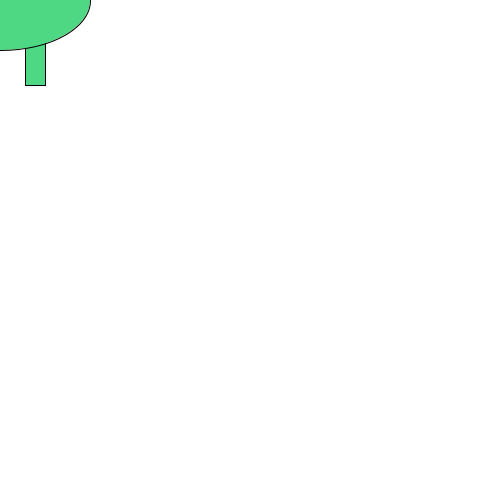
Frame 1 (no input)
Frame 60 (the mouse pressed at the canvas centre just before this capture): identical to frame 1, image omitted
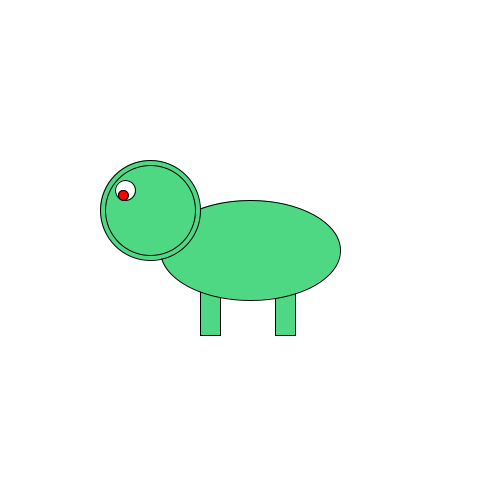
Frame 120 (the mouse held since frame 60 and released just before this capture)

The Processing sketch that drew these frames (run headless with seeded random() and noise(); from frame 60 on, the mouse is pressed at the canvas centre):

// Processing sketch: processing_123035
// ── processing_123035.pde

void setup() {

  size(500, 500);
}


void draw() {
  background(255, 255, 255);
  
  stroke(0);
  fill(79, 216, 132);
  rect(mouseX-50, mouseY+35, 20, 50);

  stroke(0);
  fill(79, 216, 132);
  rect(mouseX+25, mouseY+35, 20, 50);

  stroke(0);
  fill(79, 216, 132);
  ellipseMode(CENTER);
  ellipse(mouseX, mouseY, 180, 100);

  stroke(0);
  fill(79, 216, 132);
  ellipseMode(CENTER);
  ellipse(mouseX-100, mouseY-40, 100, 100);

  stroke(0);
  fill(79, 216, 132);
  ellipseMode(CENTER);
  ellipse(mouseX-100, mouseY-40, 90, 90);

  fill(255, 255, 255);
  ellipseMode(CENTER);
  ellipse(mouseX-125, mouseY-60, 20, 20);

  fill(0);
  ellipseMode(CENTER);
  ellipse(mouseX-127, mouseY-55, 9, 9);

  fill(255, 0, 0);
  ellipseMode(CENTER);
  ellipse(mouseX-127, mouseY-55, 10, 10);
}  
